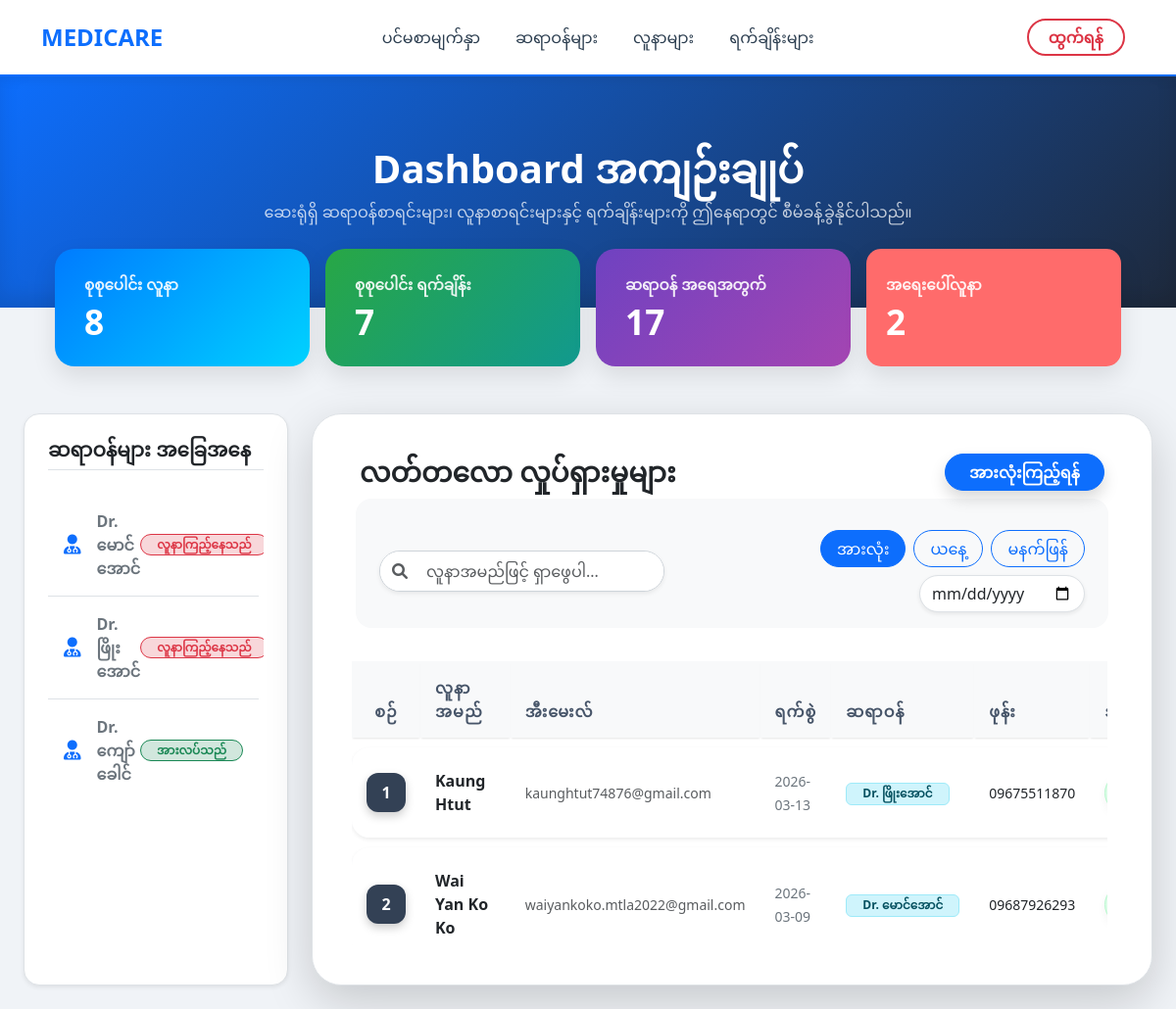
The page /admin (signed in) on the database its author committed.
### tables this page shows
CREATE TABLE users (
    id INTEGER PRIMARY KEY AUTOINCREMENT,
    role TEXT NOT NULL CHECK(role IN ('admin', 'doctor', 'patient')),
    full_name TEXT NOT NULL,
    email TEXT NOT NULL UNIQUE,
    password_hash TEXT NOT NULL,
    city TEXT,
    created_at TEXT DEFAULT (datetime('now'))
, phone TEXT, specialty TEXT, status TEXT DEFAULT 'Available');

CREATE TABLE appointments (
    id INTEGER PRIMARY KEY AUTOINCREMENT,
    user_id INTEGER,
    doctor_id INTEGER,
    booking_time DATETIME,
    status TEXT DEFAULT 'booked',
    FOREIGN KEY (user_id) REFERENCES users (id),
    FOREIGN KEY (doctor_id) REFERENCES users (id)
);

### app.py (the view)
@app.route('/admin')
def admin_dashboard():
    if 'role' in session and session['role'] == 'admin':
        conn = get_db_connection()
        conn.row_factory = sqlite3.Row
        user_count = conn.execute('SELECT COUNT(*) FROM users WHERE role = "patient"').fetchone()[0]
        doctor_count = conn.execute('SELECT COUNT(*) FROM users WHERE role = "doctor"').fetchone()[0]
        appt_count = conn.execute("SELECT COUNT(*) FROM appointments WHERE status != 'cancelled'").fetchone()[0]
        pending_count = conn.execute("SELECT COUNT(*) FROM appointments WHERE status = 'booked'").fetchone()[0]
        completed_count = conn.execute("SELECT COUNT(*) FROM appointments WHERE status = 'completed'").fetchone()[0]
        emergency_count = conn.execute("SELECT COUNT(*) FROM appointments WHERE status = 'emergency'").fetchone()[0]
        recent_activities = conn.execute('''
            SELECT u_p.full_name AS patient_name, u_p.email AS patient_email,
                   u_p.phone AS patient_phone, a.booking_time, a.status,
                   u_d.full_name AS doctor_name
            FROM appointments a
            JOIN users u_p ON a.user_id = u_p.id
            JOIN users u_d ON a.doctor_id = u_d.id
            WHERE a.status != 'cancelled'
            ORDER BY a.booking_time DESC LIMIT 10
        ''').fetchall()
        raw_doctors = conn.execute('SELECT id, full_name, status FROM users WHERE role = "doctor"').fetchall()
        doctors_status_list = []
        for doc in raw_doctors:
            active_booking = conn.execute('''
                SELECT COUNT(*) FROM appointments
                WHERE doctor_id = ? AND status = "booked"
            ''', (doc['id'],)).fetchone()[0]
            current_status = "In Room" if active_booking > 0 else doc['status']
            doctors_status_list.append({
                'full_name': doc['full_name'],
                'status': current_status
            })
        conn.close()
        return render_template('admin.html',
                               user_count=user_count,
                               appt_count=appt_count,
                               doctor_count=doctor_count,
                               emergency_count=emergency_count,
                               activities=recent_activities,
                               pending=pending_count,
                               completed=completed_count,
                               doctors_list=doctors_status_list)
    return redirect(url_for('login_page'))

### app.py (called while the page is built)
def get_db_connection():
    conn = sqlite3.connect('Healthcare.db')
    conn.row_factory = sqlite3.Row
    return conn

### templates/admin.html (shortened to what this page needs)
<!DOCTYPE html>
<html lang="my">
<head>
    <link rel="stylesheet" href="https://cdn.jsdelivr.net/npm/bootstrap@5.3.0/dist/css/bootstrap.min.css">
    <link rel="stylesheet" href="https://cdnjs.cloudflare.com/ajax/libs/font-awesome/6.0.0/dist/css/all.min.css">
</head>
<body>
    <nav class="navbar navbar-expand-lg sticky-top">
        <div class="container">
            <a class="navbar-brand" href="/admin">MEDICARE</a>
            <div class="collapse navbar-collapse" id="navbarNav">
                <ul class="navbar-nav mx-auto text-center">
                    <li class="nav-item"><a class="nav-link active" href="/admin">ပင်မစာမျက်နှာ</a></li>
                    <li class="nav-item"><a class="nav-link" href="/admin/doctors">ဆရာဝန်များ</a></li>
                    <li class="nav-item"><a class="nav-link" href="/admin/patients">လူနာများ</a></li>
                    <li class="nav-item"><a class="nav-link" href="/admin/appointments">ရက်ချိန်းများ</a></li>
                </ul>
                <a href="/logout" class="logout-btn nav-link fw-bold">ထွက်ရန်</a>
            </div>
        </div>
    </nav>
    <div class="hero-section">
        <div class="container">
            <h1 class="fw-bold">Dashboard အကျဉ်းချုပ်</h1>
            <p class="opacity-75">ဆေးရုံရှိ ဆရာဝန်စာရင်းများ၊ လူနာစာရင်းများနှင့် ရက်ချိန်းများကို ဤနေရာတွင် စီမံခန့်ခွဲနိုင်ပါသည်။</p>
        </div>
    </div>
    <div class="d-flex flex-wrap justify-content-center gap-3 mb-5">
    <a href="/admin/patients" class="text-decoration-none">
        <div class="stat-card bg-blue">
            <small>စုစုပေါင်း လူနာ</small>
            <h1>{{ user_count }}</h1>
        </div>
    </a>
    <a href="/admin/appointments" class="text-decoration-none">
        <div class="stat-card bg-green">
            <small>စုစုပေါင်း ရက်ချိန်း</small>
            <h1>{{ appt_count }}</h1>
        </div>
    </a>
    <a href="/admin/doctors" class="text-decoration-none">
        <div class="stat-card bg-purple">
            <small>ဆရာဝန် အရေအတွက်</small>
            <h1>{{ doctor_count }}</h1>
        </div>
    </a>
    <a href="{{ url_for('admin_emergency_list') }}" class="text-decoration-none">
    <div class="stat-card bg-red" style="background: #ff6b6b; color: white; padding: 20px; border-radius: 15px;">
        <small>အရေးပေါ်လူနာ</small>
        <h1>{{ emergency_count }}</h1>
    </div>
</a>
</div>
            <div class="container-fluid px-4"> <div class="row">
            <div class="col-xl-3 col-lg-4 mb-4">
                <div class="visual-container h-100 p-4 shadow-sm rounded-4 bg-white border">
                    <h5 class="fw-bold mb-4 text-dark border-bottom pb-2">ဆရာဝန်များ အခြေအနေ</h5>
                    <div class="doctor-list-container">
                        {% for doctor in doctors_list %}
                        <div class="p-3 border-bottom d-flex justify-content-between align-items-center">
                            <div class="d-flex align-items-center">
                                <i class="fas fa-user-md me-3 text-primary fs-5"></i>
                                <span class="fw-bold text-secondary">Dr. {{ doctor['full_name'] }}</span>
                            </div>
                            {% if doctor['status'] == 'Available' %}
                                <span class="badge rounded-pill bg-success-subtle text-success border border-success px-3">အားလပ်သည်</span>
                            {% elif doctor['status'] == 'In Room' %}
                                <span class="badge rounded-pill bg-danger-subtle text-danger border border-danger px-3">လူနာကြည့်နေသည်</span>
                            {% else %}
                                <span class="badge rounded-pill bg-warning-subtle text-warning border border-warning px-3">အပြင်သွားသည်</span>
                            {% endif %}
                        </div>
                        {% endfor %}
                    </div>
                </div>
            </div>
            <div class="col-xl-9 col-lg-8 mb-4">
                <div class="table-container shadow-lg h-100" style="background: white !important; border: 1px solid #dee2e6;">
                    <div class="d-flex justify-content-between align-items-center mb-4 px-2">
                        <h3 class="fw-bold m-0 text-dark">လတ်တလော လှုပ်ရှားမှုများ</h3>
                        <a href="/admin/appointments" class="btn btn-primary rounded-pill px-4 fw-bold shadow">အားလုံးကြည့်ရန်</a>
                    </div>
                    <div class="row g-3 mb-4 align-items-center bg-light p-3 rounded-4 mx-1">
                        <div class="col-md-5">
                            <div class="input-group shadow-sm bg-white" style="border-radius: 30px; overflow: hidden; border: 1px solid #ced4da;">
                                <span class="input-group-text bg-white border-0"><i class="fas fa-search text-muted"></i></span>
                                <input type="text" id="patientSearch" class="form-control border-0 p-2" placeholder="လူနာအမည်ဖြင့် ရှာဖွေပါ..." onkeyup="searchTable()">
                            </div>
                        </div>
                        <div class="col-md-7 d-flex justify-content-md-end gap-2 flex-wrap">
                            <button class="btn btn-primary rounded-pill px-3 filter-btn" onclick="filterAppointments('all')">အားလုံး</button>
                            <button class="btn btn-outline-primary rounded-pill px-3 filter-btn" onclick="filterAppointments('today')">ယနေ့</button>
                            <button class="btn btn-outline-primary rounded-pill px-3 filter-btn" onclick="filterAppointments('tomorrow')">မနက်ဖြန်</button>
                            <input type="date" id="customDate" class="form-control rounded-pill d-inline-block w-auto shadow-sm" onchange="filterAppointments('custom')">
                        </div>
                    </div>
                    <div class="table-scroll-container">
                    <div class="table-responsive">
                        <table class="table align-middle w-100" style="border-collapse: separate; border-spacing: 0 10px;">
                            <thead>
                                <tr class="text-secondary">
                                    <th class="text-center" style="width: 60px;">စဉ်</th>
                                    <th>လူနာအမည်</th>
                                    <th>အီးမေးလ်</th>
                                    <th>ရက်စွဲ</th>
                                    <th>ဆရာဝန်</th>
                                    <th>ဖုန်း</th>
                                    <th>အခြေအနေ</th>
                                </tr>
                            </thead>
                            <tbody>
                                {% for act in activities %}
                                <tr class="appointment-item shadow-sm border" data-date="{{ act['booking_time'] }}" style="background: #f8fafc;">
                                    <td class="text-center"><div class="index-box mx-auto">{{ loop.index }}</div></td>
                                    <td><span class="text-dark fw-bold">{{ act['patient_name'] }}</span></td>
                                    <td><span class="text-muted small">{{ act['patient_email'] }}</span></td>
                                    <td><span class="text-secondary small">{{ act['booking_time'] }}</span></td>
                                    <td><span class="badge bg-info-subtle text-info-emphasis border border-info-subtle px-3">Dr. {{ act['doctor_name'] }}</span></td>
                                    <td><span class="text-dark small">{{ act['patient_phone'] }}</span></td>
                                    <td><span class="status-badge">Confirmed</span></td>
                                </tr>
                                {% endfor %}
                            </tbody>
                        </table>
                    </div>
                </div>
            </div>
        </div>
    </div>
</body>
</html>

### templates/admin.html (style rules this page uses)
body { background-color: #f0f3f7; font-family: 'Segoe UI', 'Pyidaungsu', sans-serif; }
.navbar { background: #ffffff; box-shadow: 0 4px 12px rgba(0,0,0,0.05); padding: 15px 0; border-bottom: 2px solid #0d6efd; }
.navbar-brand { font-weight: bold; color: #0d6efd !important; font-size: 24px; }
.nav-link { color: #2c3e50 !important; font-weight: 500; margin: 0 10px; }
.logout-btn { border: 2px solid #dc3545; color: #dc3545 !important; border-radius: 20px; padding: 5px 20px !important; transition: 0.3s; }
.hero-section { background: linear-gradient(135deg, #0d6efd 0%, #1e293b 100%); color: white; padding: 70px 0; text-align: center; margin-bottom: -60px; box-shadow: inset 0 -10px 20px rgba(0,0,0,0.1); }
.stat-card { border: none; border-radius: 20px; padding: 25px 30px; color: white; box-shadow: 0 10px 25px rgba(0,0,0,0.1); transition: all 0.3s ease; cursor: pointer; width: 260px; height: 120px; display: flex; flex-direction: column; justify-content: center; align-items: flex-start; text-align: left; }
.stat-card h1 { font-size: 2.2rem; font-weight: 800; margin: 0; }
.stat-card small { font-size: 0.95rem; font-weight: 600; margin-bottom: 5px; opacity: 0.9; }
.bg-blue { background: linear-gradient(135deg, #007bff, #00d2ff); }
.bg-green { background: linear-gradient(135deg, #28a745, #11998e); }
.bg-purple { background: linear-gradient(135deg, #6f42c1, #a445b2); }
.bg-red { background: linear-gradient(135deg, #e74c3c, #ff7675); }
.visual-container { background: white; border-radius: 30px; padding: 25px; box-shadow: 0 10px 30px rgba(0,0,0,0.05); margin-bottom: 30px; }
.table-container { background: #e2e8f0; border-radius: 30px; padding: 40px; box-shadow: 0 20px 50px rgba(0,0,0,0.1); border: 1px solid rgba(255,255,255,0.3); width: 100%; margin-top: 0 !important; }
.table thead th { border: none; color: #475569; font-weight: 800; padding: 15px; text-transform: uppercase; letter-spacing: 1px; }
.table tbody tr { background: #ffffff; box-shadow: 0 8px 20px rgba(0,0,0,0.06); border-radius: 18px; transition: 0.3s; }
.table tbody td { border: none; padding: 22px 15px; vertical-align: middle; font-weight: 500; }
.table tbody tr td:first-child { border-radius: 18px 0 0 18px; }
.index-box { width: 40px; height: 40px; background: #334155; color: white; display: flex; align-items: center; justify-content: center; border-radius: 12px; font-weight: 800; box-shadow: 0 4px 10px rgba(0,0,0,0.2); }
.status-badge { padding: 10px 20px; border-radius: 30px; font-size: 0.85rem; font-weight: 700; background: #dcfce7; color: #15803d; border: 1px solid #bbf7d0; box-shadow: 0 4px 10px rgba(0,0,0,0.05); }
.doctor-list-container { max-height: 300px; overflow-y: auto; padding-right: 5px; }
.table-scroll-container { max-height: 300px; overflow-y: auto; padding-right: 5px; }
.table thead th { position: sticky; top: 0; background-color: #f8f9fa; z-index: 10; box-shadow: 0 2px 2px -1px rgba(0,0,0,0.1); }

### rows shown on the page
users: full_name "မောင်အောင်", shows "လူနာကြည့်နေသည်"
users: full_name "ဖြိုးအောင်", shows "လူနာကြည့်နေသည်"
users: full_name "ကျော်ခေါင်", status "အားလပ်သည်"
appointments: patient_name "Kaung Htut", patient_email "kaunghtut74876@gmail.com", booking_time "2026-03-13", doctor_name "ဖြိုးအောင်", patient_phone "09675511870"
appointments: patient_name "Wai Yan Ko Ko", patient_email "waiyankoko.mtla2022@gmail.com", booking_time "2026-03-09", doctor_name "မောင်အောင်", patient_phone "09687926293"

### other values the page prints
{{ user_count }} "8"
{{ appt_count }} "7"
{{ doctor_count }} "17"
{{ emergency_count }} "2"
